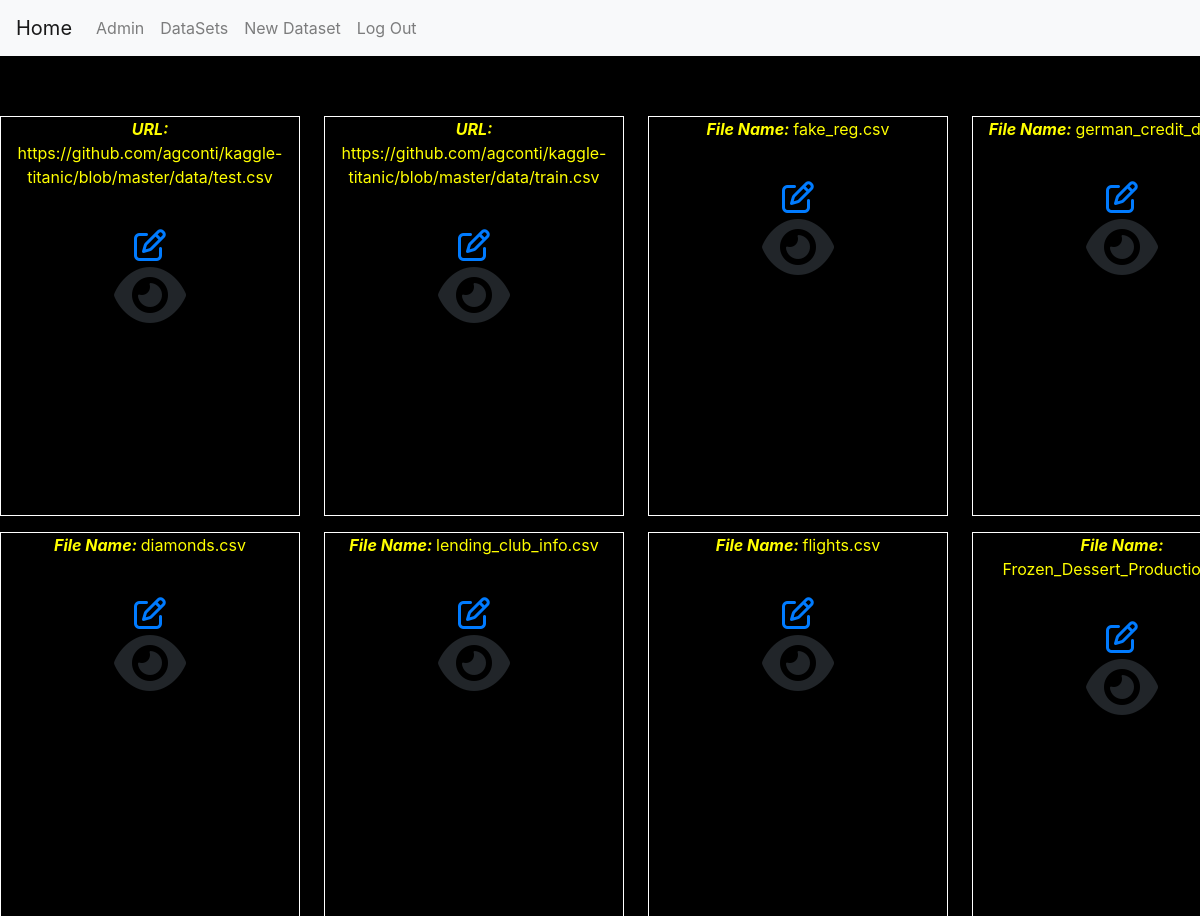
The page /datasets/list/ (signed in) on the database as committed earlier.
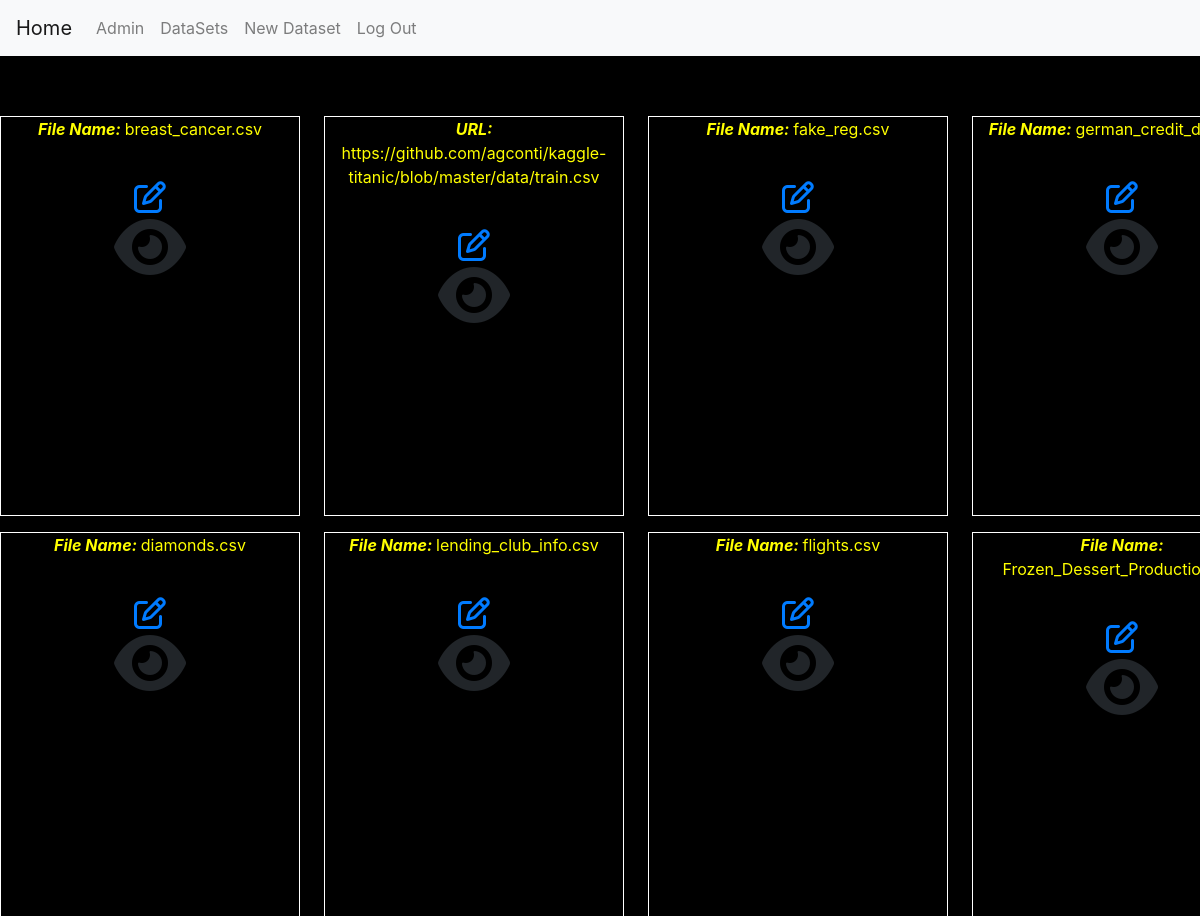
The same page on the database as committed later.
### datasets/models.py (models this page shows, shortened)
class DataSets(models.Model):
	user = models.ForeignKey(User, on_delete=models.CASCADE,related_name='datasets')
	link = models.URLField(blank=True,null=True)
	file = models.FileField(upload_to=path_and_rename,blank=True,null=True,default=None)
	def title(self):
		return "<strong> <i> File Name: </i></strong> " + str(os.path.basename(self.file.name)).lstrip(self.user.username) if  self.file else " <strong> <i>URL: </i></strong> " + str(self.link)

### datasets/views.py (the view)
# urls.py: path('list/', views.DataSetsList.as_view(),name='list'),
class DataSetsList(LoginRequiredMixin,generic.ListView):
	model = models.DataSets
	context_object_name = 'datasets'
	login_url = 'datasets:login_first'
	def get_queryset(self):
		return self.model.objects.filter(user__username = self.request.user.username)

### datasets/templates/datasets/datasets_list.html (shortened to what this page needs)
{% extends "datasets/base_dataset.html" %}
{% load static %}
{% block content %}
<link rel="stylesheet" type="text/css" href="{% static 'datasets/css/grid.css' %}">
		<div class="grid-container">
		  {% for dataset in datasets  %}
		 	<div class="grid-item">
		 		<p>{{dataset.title|safe}}</p><br>
		 		<a href="{% url 'datasets:update' pk=dataset.pk %}" data-toggle="modal" data-target="#modal-update"><i title='Update' class="far fa-edit icon-2x fa-2x"></i></a>
		 		<br>
		 		<a class='view' id='{{dataset.pk}}' title='View' data-toggle='modal' data-target='#dataframe'><i class="fas fa-eye fa-4x"></i></a>
		 	</div>
		 	{% endfor %}
		</div>
{% endblock content %}

Rows that differ between the two databases and show on the page:
changed DataSets: title "URL: https://github.com/agconti/kaggle-titanic/blob/master/data/test.csv" → "File Name: breast_cancer.csv"
